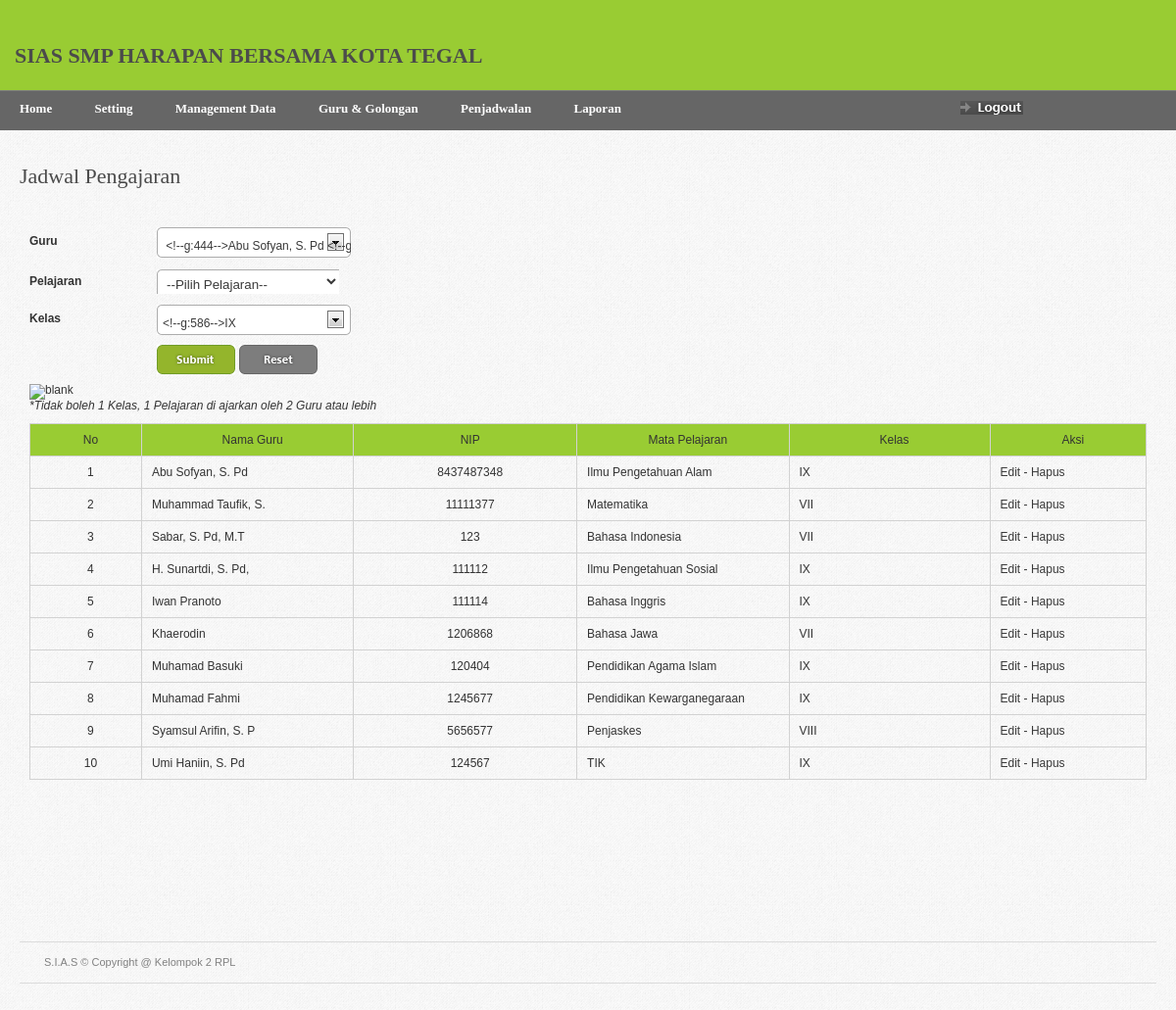
The page /home.php?page=jadwal_pengajaran (signed in) on the database its author committed.
### tables this page shows
CREATE TABLE IF NOT EXISTS `tbl_jadwal` (
  `id_jadwal` int(5) NOT NULL auto_increment,
  `nama_pelajaran` varchar(40) NOT NULL,
  `kkm` int(3) NOT NULL,
  `id_guru` int(3) NOT NULL,
  `kelas` varchar(5) NOT NULL,
  PRIMARY KEY  (`id_jadwal`)
);

CREATE TABLE IF NOT EXISTS `data_guru` (
  `id_guru` int(3) NOT NULL auto_increment,
  `nama_guru` varchar(20) NOT NULL,
  `nip` varchar(12) NOT NULL,
  `kota` varchar(30) NOT NULL,
  `tgl` int(2) NOT NULL,
  `bln` varchar(15) NOT NULL,
  `thn` int(4) NOT NULL,
  `kelamin` enum('laki-laki','perempuan') NOT NULL,
  `agama` varchar(20) NOT NULL,
  `alamat_guru` text NOT NULL,
  `tm_tanggal` int(2) NOT NULL,
  `tm_bulan` varchar(15) NOT NULL,
  `tm_tahun` int(4) NOT NULL,
  `pendidikan` varchar(30) NOT NULL,
  `golongan` varchar(30) NOT NULL,
  `jabatan` varchar(30) NOT NULL,
  `gambar` varchar(40) NOT NULL,
  `username` varchar(20) NOT NULL,
  `password` varchar(100) NOT NULL,
  PRIMARY KEY  (`id_guru`)
);

### jadwal_pengajaran.php (the view, shortened to what this page needs)
<div id="page-heading">
    <h1>Jadwal Pengajaran</h1>
</div>
<table border="0" width="100%" cellpadding="0" cellspacing="0" id="content-table">
<tr>
    <th rowspan="3" class="sized">&nbsp;</th>
    <th class="topleft"></th>
    <td id="tbl-border-top">&nbsp;</td>
    <th class="topright"></th>
    <th rowspan="3" class="sized">&nbsp;</th>
</tr>
<tr>
    <td id="tbl-border-left"></td>
    <td>
    <div id="content-table-inner">
    		<form action="?page=jadwal_pengajaran" method="post">
 	        <table border="0" width="100%" cellpadding="0" cellspacing="0">
            <tr valign="top">
              <td>
                  <table border="0" cellpadding="0" cellspacing="0"  id="id-form">
                    <tr>
                      <th valign="top">Guru</th>
                      <td>
                      </td>
                    </tr>
                    <tr>
                      <th valign="top">Pelajaran</th>
                      <td>
	      <?php
						echo '<select name="nama_pelajaran" class="inp-form" onchange="document.getElementById(\'prd_name\').value = prdName[this.value]">'; echo '<option>--Pilih Pelajaran--</option>';
						echo '</select>'; ?>
	     </label></td>
                    <tr>
                      <th valign="top">Kelas</th>
                      <td>
                      </td>
                    </tr>
                    <tr>
                      <th>&nbsp;</th>
                      <td valign="top"><input type="submit" name="submit" value="" class="form-submit" />
                          <input type="reset" value="" class="form-reset"  />
                      </td>
                    </tr>
                  </table>
              </td>
            </tr>
            <tr>
              <td><img src="images/shared/blank.gif" width="695" height="1" alt="blank" /></td>
            </tr>
        	</table>
			</form>
			<p><em>*Tidak boleh 1 Kelas, 1 Pelajaran di ajarkan oleh 2 Guru atau lebih<br /></em> </p>
			<p>&nbsp;</p>
        <form id="mainform" action="">
        <table border="0" width="100%" cellpadding="0" cellspacing="0" id="product-table">
        <tr bgcolor="#99CC33">
            <td width="10%"> <div align="center">No	</div></td>
            <td width="19%"> <div align="center">Nama Guru</div>
              </td>
            <td width="20%"> <div align="center">NIP</div>
              </td>
            <td width="19%"> <div align="center">Mata Pelajaran</div>
              </td>
            <td width="18%"> <div align="center">Kelas</div>
              </td>
            <td width="14%"> <div align="center">Aksi</div>
              </td>
        </tr>
        <?php
		$view=mysql_query("select * from tbl_jadwal jadwal, data_guru guru where jadwal.id_guru=guru.id_guru order by jadwal.id_jadwal asc");
		$no=0;
		while($row=mysql_fetch_array($view)){
		?>
		<tr>
            <td align="center"><?php echo $no=$no+1;?></td>
            <td><?php echo $row['nama_guru'];?></td>
            <td align="center"><?php echo $row['nip'];?></td>
            <td><?php echo $row['nama_pelajaran'];?>
              <div align="center"></div></td>
            <td><?php echo $row['kelas'];?></td>
            <td class="options-width">
            <a href="?page=update_pelajaran&id_jadwal=<?php echo $row['id_jadwal'];?>">Edit</a> -
			<a href="?page=hapus_pelajaran&id_jadwal=<?php echo $row['id_jadwal'];?>">Hapus</a>
            </td>
        </tr>
		<?php
		}
		?>
        </table>
        </form>
    </div>
    </td>
    <td id="tbl-border-right"></td>
</tr>
<tr>
    <th class="sized bottomleft"></th>
    <td id="tbl-border-bottom">&nbsp;</td>
    <th class="sized bottomright"></th>
</tr>
</table>

### css/screen.css (style rules this page uses)
* { margin: 0; padding: 0; }
html, body { height: 100%; }
body { background: url(../images/gray_jean.png); color: #393939; font-family: Arial; font-size: 0px; line-height: 0; }
#content-table { font-size: 0px; line-height: 0px; }
#content-table th.sized { height: 15px; width: 15px; padding: 0; margin: 0; font-size: 0px; line-height: 0px; }
#content-table-inner { font-size: 12px; line-height: 12px; padding: 10px 0 20px 0; }
#tbl-border-top { background: top repeat-x; line-height: 0;font-size: 0px; height: 15px; }
#tbl-border-bottom { background: bottom repeat-x; line-height: 0;font-size: 0px; height: 15px; }
#tbl-border-left { background: left repeat-y; }
#tbl-border-right { background: right repeat-y; }
.topleft { background: no-repeat; width:15px; height:15px; }
.topright { background: no-repeat; width:15px; height:15px; }
.bottomleft { background: no-repeat; width:15px; height:15px; }
.bottomright { background: no-repeat; width:15px; height:15px; }
#page-heading { margin: 0 0 15px 20px; }
h1 { color: #4b4b4b; font-family: Tahoma; font-size: 22px; line-height: 24px; font-weight: normal; }
#product-table { margin-bottom: 20px; }
#product-table td a { color: #393939; }
#product-table td { border: 1px solid #d2d2d2; padding: 10px 0 10px 10px; }
td.options-width { padding: 0 0 0 2px; width: 100px; }
.form-submit { background: url(../images/forms/form_filter.gif) no-repeat; border: none; cursor: pointer; display: block; float: left; height: 30px; margin: 0 4px 0 0; padding: 0; text-indent: -3000px; width: 80px; }
.form-reset { background: url(../images/forms/form_reset.gif) no-repeat; border: none; cursor: pointer; display: block; float: left; height: 30px; text-indent: -3000px; width: 80px; }
.inp-form { background: url(../images/forms/form_inp.gif) no-repeat; border: none; color: #393939; height: 25px; padding: 6px 6px 0 6px; width: 186px; }
#id-form td { padding: 0 0 10px 0; }
#id-form th { line-height: 28px; min-width: 130px; padding: 0 0 10px 0; text-align: left; width: 130px; }
table { border-collapse: collapse; }
a { outline: none; text-decoration: none; }
img { border: 0; }
p { margin: 0px; padding: 0px; }
form { margin: 0; padding: 0; }

### rows shown on the page
tbl_jadwal: id_guru.nama_guru "Abu Sofyan, S. Pd", id_guru.nip "8437487348", nama_pelajaran "Ilmu Pengetahuan Alam", kelas "IX"
tbl_jadwal: no "2", id_guru.nama_guru "Muhammad Taufik, S.", id_guru.nip "11111377", nama_pelajaran "Matematika", kelas "VII"
tbl_jadwal: no "3", id_guru.nama_guru "Sabar, S. Pd, M.T", id_guru.nip "123", nama_pelajaran "Bahasa Indonesia", kelas "VII"
tbl_jadwal: no "4", id_guru.nama_guru "H. Sunartdi, S. Pd,", id_guru.nip "111112", nama_pelajaran "Ilmu Pengetahuan Sosial", kelas "IX"
tbl_jadwal: no "5", id_guru.nama_guru "Iwan Pranoto", id_guru.nip "111114", nama_pelajaran "Bahasa Inggris", kelas "IX"
tbl_jadwal: no "6", id_guru.nama_guru "Khaerodin", id_guru.nip "1206868", nama_pelajaran "Bahasa Jawa", kelas "VII"
tbl_jadwal: no "7", id_guru.nama_guru "Muhamad Basuki", id_guru.nip "120404", nama_pelajaran "Pendidikan Agama Islam", kelas "IX"
tbl_jadwal: no "8", id_guru.nama_guru "Muhamad Fahmi", id_guru.nip "1245677", nama_pelajaran "Pendidikan Kewarganegaraan", kelas "IX"
tbl_jadwal: no "9", id_guru.nama_guru "Syamsul Arifin, S. P", id_guru.nip "5656577", nama_pelajaran "Penjaskes", kelas "VIII"
tbl_jadwal: no "10", id_guru.nama_guru "Umi Haniin, S. Pd", id_guru.nip "124567", nama_pelajaran "TIK", kelas "IX"
